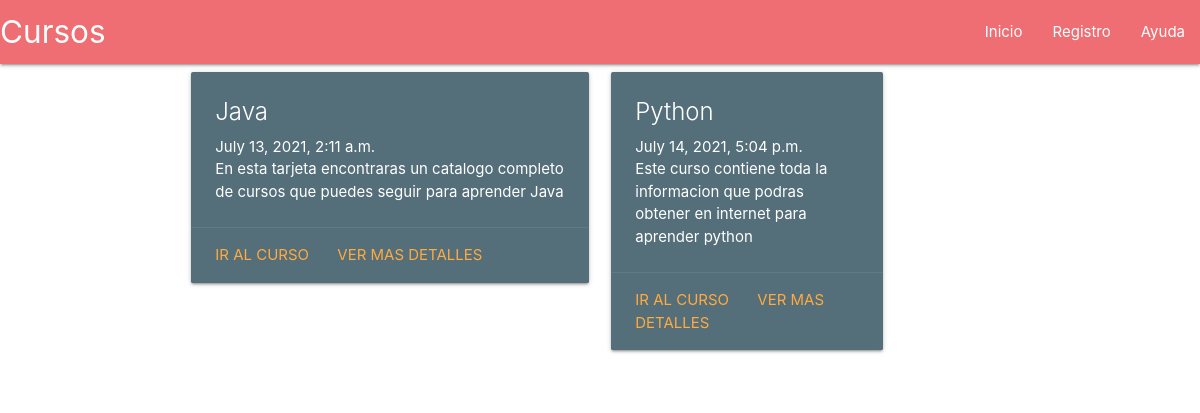
The page / on the database its author committed.
### main/models.py (models this page shows, shortened)
class Curso(models.Model):
    curso_titulo= models.CharField(max_length=200)
    curso_contenido= models.TextField()
    curso_publicado= models.DateTimeField("Fecha de publicacion", default=datetime.now())

### main/views.py (the view)
# urls.py: path('', views.homepage, name='homrepage')
def homepage(request):
    return render(request,"main/includes/inicio.html", {"cursos": Curso.objects.all})

### main/templates/main/includes/inicio.html (shortened to what this page needs)
<!DOCTYPE html>
<html lang="en">
<head>
    <link rel="stylesheet" href="https://cdnjs.cloudflare.com/ajax/libs/materialize/1.0.0/css/materialize.min.css">
</head>
<body>
    <nav>
        <div class="nav-wrapper">
          <a href="#" class="brand-logo">Cursos</a>
          <ul id="nav-mobile" class="right hide-on-med-and-down">
            <li><a href="sass.html">Inicio</a></li>
            <li><a href="registro.html">Registro</a></li>
            <li><a href="collapsible.html">Ayuda</a></li>
          </ul>
        </div>
      </nav>
         {% for cur in cursos %}
   <div class="container">
    <div class="row">
        <div class="col s12 m6">
          <div class="card blue-grey darken-1">
            <div class="card-content white-text">
              <span class="card-title">{{cur.curso_titulo}}</span>
              <p>{{cur.curso_publicado}}</p>
              <p>{{cur.curso_contenido}}</p>
            </div>
            <div class="card-action">
              <a href="#">Ir al Curso</a>
              <a href="#">Ver mas detalles</a>
            </div>
          </div>
        </div>
        {% endfor %}
      </div>
    </div>
</body>
</html>

### rows shown on the page
Curso: curso_titulo "Java", curso_publicado "July 13, 2021, 2:11 a.m.", curso_contenido "En esta tarjeta encontraras un catalogo completo de cursos que puedes seguir para aprender Java"
Curso: curso_titulo "Python", curso_publicado "July 14, 2021, 5:04 p.m.", curso_contenido "Este curso contiene toda la informacion que podras obtener en internet para aprender python"
